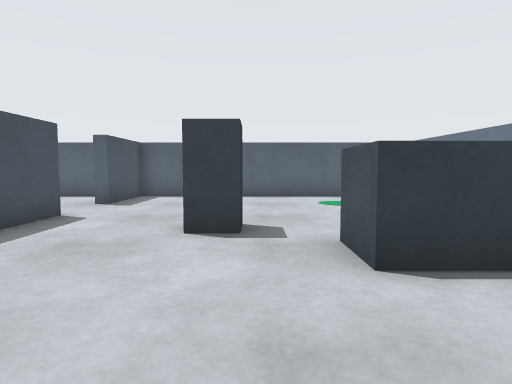
[1] (above)

16 first-person views from a walk through a Gazebo world. The camera is 0.51 m above the floor, tilts 4° down and sees 75° across. The floor is counted in squares, 0.5 m on a side. Each view is taken from the middle of a square. On the plan, view 1 faces up. The plan holds only what a view shows up to about 13 squares ahead; the rest is blank. The place goes on beyond the plan.

[2]
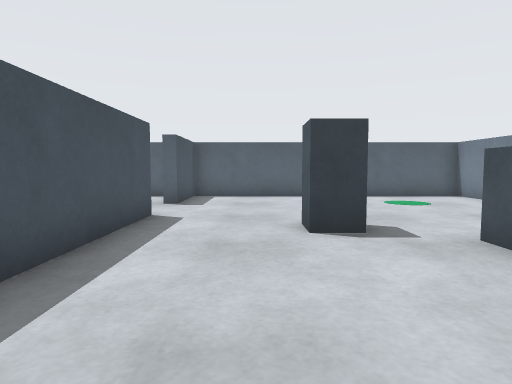

[3]
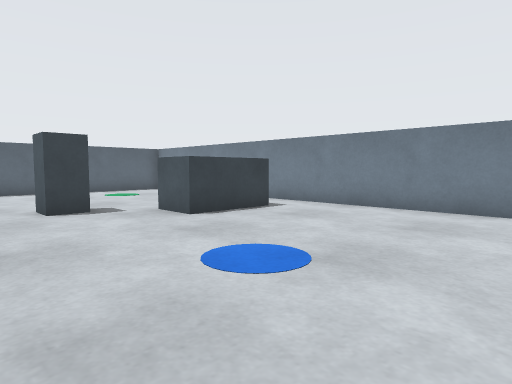

[4]
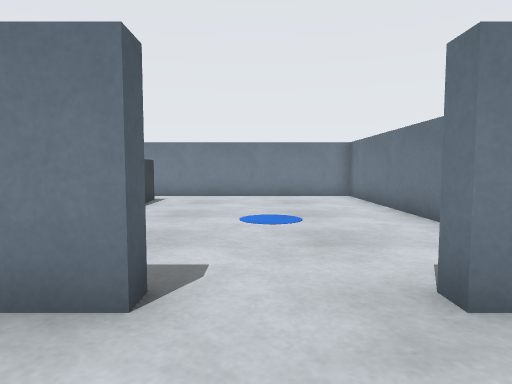

[5]
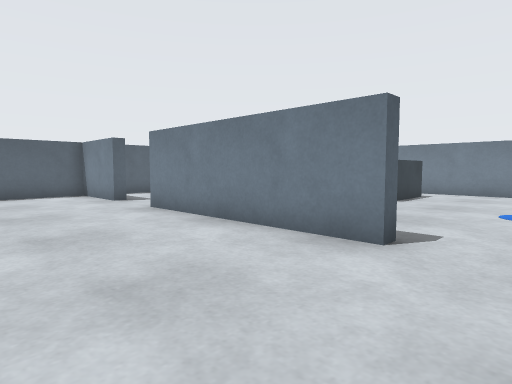

[6]
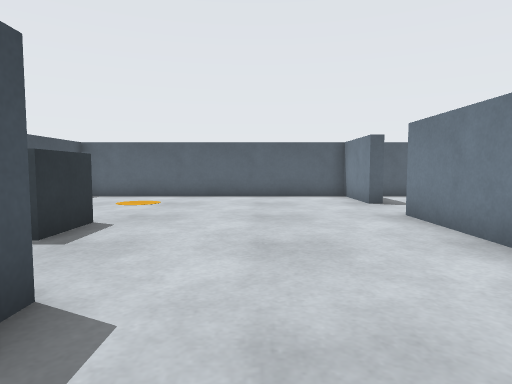

[7]
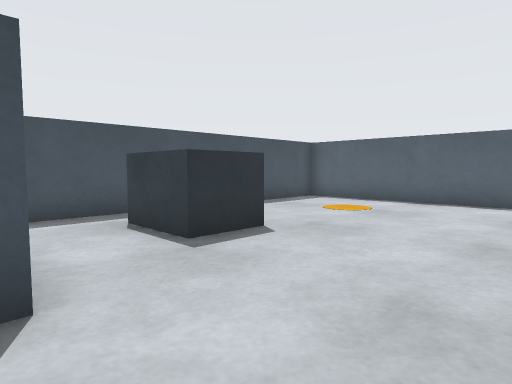

[8]
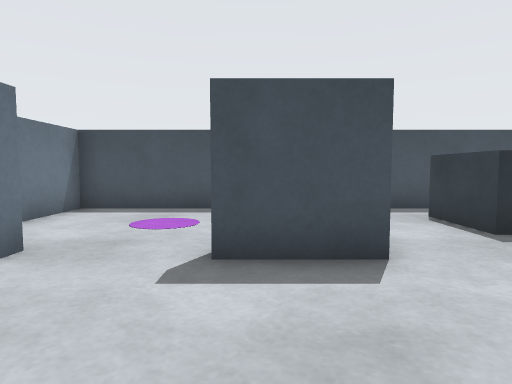

[9]
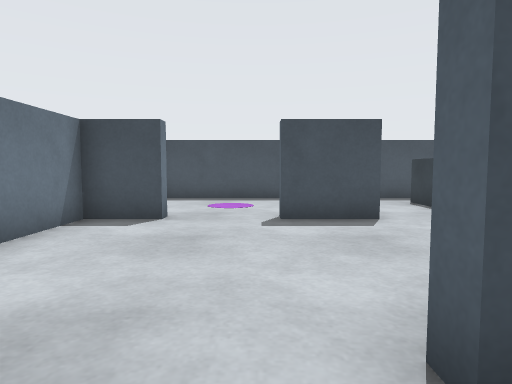

[10]
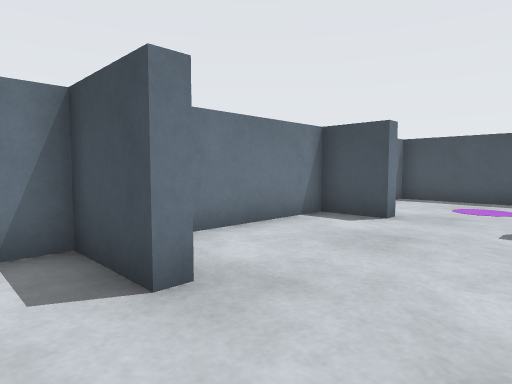

[11]
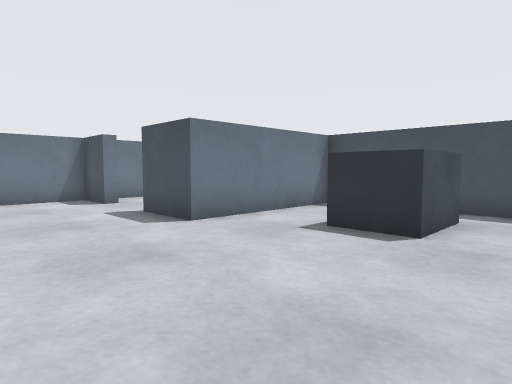

[12]
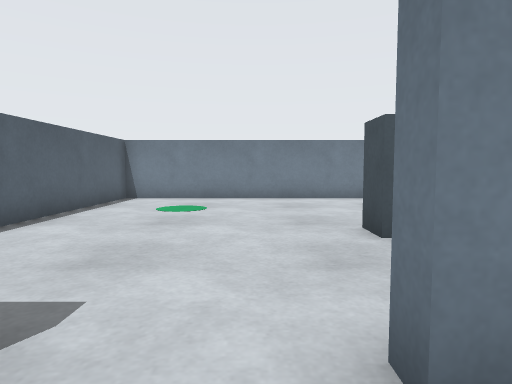

[13]
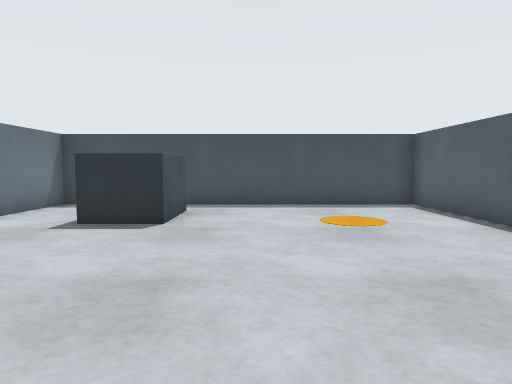

[14]
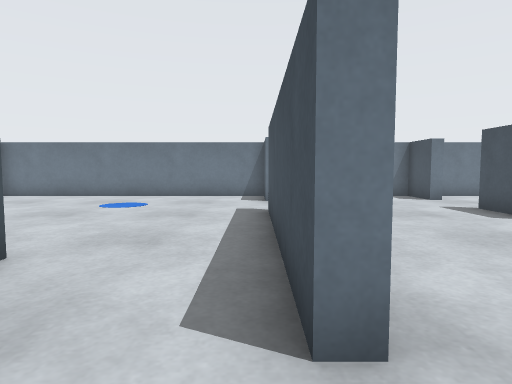

[15]
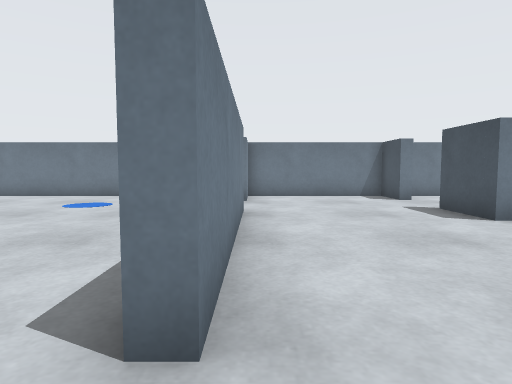

[16]
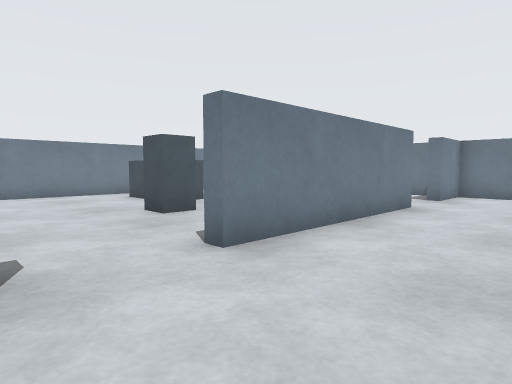

### Floor plan
Points are (right, up) in squares from view 1. A wall is a line through its corners. A room is listed if a view was taken in it or the views show most of it. See-through windows are left out.
Room 1 (views 1, 2, 3, 9, 10, 14)
walls: (-4.7, 7.3) (-4.3, 7.3) (-4.3, 0.9); (-4.7, -1.5) (-4.3, -1.5) (-4.3, -3.5) (5.5, -3.5) (5.5, 12.5) (-4.3, 12.5) (-4.3, 9.7)
ways out: opening at (-4, -0.5) to room 2; opening at (-4, 8.5) to room 2
objects: pillar (-1, 6) to (0, 6); blue box (1, 4) to (4, 4)
Room 2 (views 4, 5, 6, 7, 8, 11, 12, 13, 15, 16)
walls: (-4.3, 0.9) (-4.7, 0.9) (-4.7, 7.3); (-4.3, 9.7) (-4.7, 9.7) (-4.7, 12.5) (-14.5, 12.5) (-14.5, 2.5) (-9.7, 2.5) (-9.7, 2); (-14.5, 0.9) (-14.5, -3.5) (-4.7, -3.5) (-4.7, -1.5)
ways out: opening at (-4, -0.5) to room 1; opening at (-4, 8.5) to room 1
objects: blue box (-13, 5) to (-11, 6); door leaf (-10, -3) to (-10, -2); door leaf (-10, 1)

Where each view was taken, in squares from view 1:
view 1: 0 up, 0 right, facing up
view 2: 0 up, 2 left, facing up
view 3: 3 down, 3 left, facing up-right
view 4: 0 up, 7 left, facing right
view 5: 1 down, 9 left, facing up-right
view 6: 0 up, 8 left, facing up
view 7: 2 up, 7 left, facing up-left
view 8: 1 up, 6 left, facing left
view 9: 0 up, 3 left, facing left
view 10: 1 up, 3 left, facing down-left
view 11: 8 up, 6 left, facing down-left
view 12: 8 up, 6 left, facing right
view 13: 8 up, 5 left, facing left
view 14: 9 up, 4 left, facing down
view 15: 9 up, 5 left, facing down
view 16: 10 up, 8 left, facing down-right
